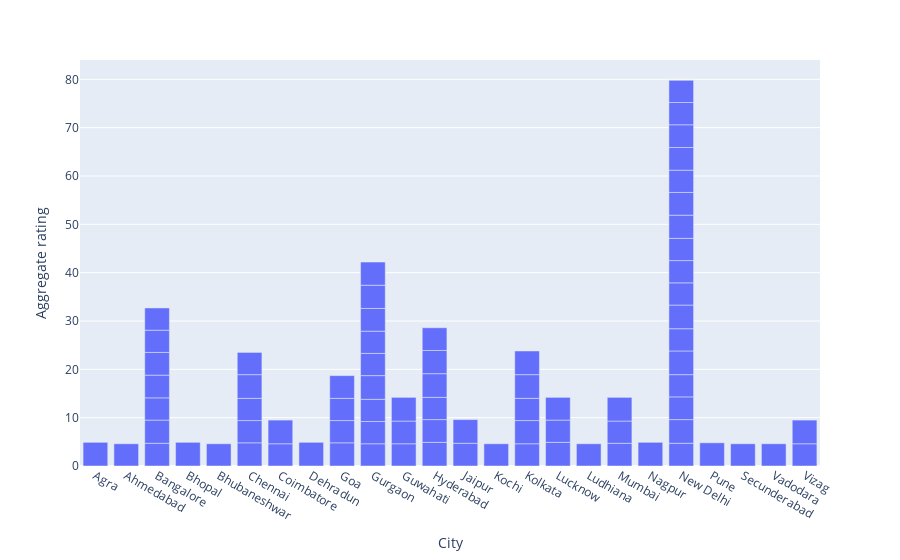

Write notebook code for a chart like this one.
### Markdown cell above
Top Rated restraunts city wise

### Code cell
figure=px.bar(top_rated,x='City',y='Aggregate rating')
figure.show()

### Figure 1 — Plotly figure (JSON) as saved in the notebook; plotly's stock layout.template omitted (floating-point values rounded to 4 significant figures)
{"data": [{"alignmentgroup": "True", "hovertemplate": "City=%{x}<br>Aggregate rating=%{y}<extra></extra>", "legendgroup": "", "marker": {"color": "#636efa", "pattern": {"shape": ""}}, "name": "", "offsetgroup": "", "orientation": "v", "showlegend": false, "textposition": "auto", "type": "bar", "x": ["Agra", "Ahmedabad", "Bangalore", "Bangalore", "Bangalore", "Bangalore", "Bangalore", "Bangalore", "Bangalore", "Bhopal", "Bhubaneshwar", "Chennai", "Chennai", "Chennai", "Chennai", "Chennai", "Coimbatore", "Coimbatore", "Dehradun", "Goa", "Goa", "Goa", "Goa", "Gurgaon", "Gurgaon", "Gurgaon", "Gurgaon", "Gurgaon", "Gurgaon", "Gurgaon", "Gurgaon", "Gurgaon", "Guwahati", "Guwahati", "Guwahati", "Hyderabad", "Hyderabad", "Hyderabad", "Hyderabad", "Hyderabad", "Hyderabad", "Jaipur", "Jaipur", "Kochi", "Kolkata", "Kolkata", "Kolkata", "Kolkata", "Kolkata", "Lucknow", "Lucknow", "Lucknow", "Ludhiana", "Mumbai", "Mumbai", "Mumbai", "Nagpur", "New Delhi", "New Delhi", "New Delhi", "New Delhi", "New Delhi", "New Delhi", "New Delhi", "New Delhi", "New Delhi", "New Delhi", "New Delhi", "New Delhi", "New Delhi", "New Delhi", "New Delhi", "New Delhi", "New Delhi", "Pune", "Secunderabad", "Vadodara", "Vizag", "Vizag"], "xaxis": "x", "y": [4.9, 4.6, 4.7, 4.8, 4.6, 4.7, 4.7, 4.6, 4.6, 4.9, 4.6, 4.8, 4.6, 4.6, 4.9, 4.6, 4.6, 4.9, 4.9, 4.8, 4.6, 4.6, 4.7, 4.6, 4.6, 4.6, 4.9, 4.6, 4.6, 4.7, 4.8, 4.8, 4.6, 4.7, 4.9, 4.9, 4.7, 4.6, 4.9, 4.8, 4.7, 4.7, 4.9, 4.6, 4.6, 4.8, 4.6, 4.9, 4.9, 4.9, 4.6, 4.7, 4.6, 4.7, 4.6, 4.9, 4.9, 4.7, 4.9, 4.7, 4.6, 4.9, 4.6, 4.9, 4.6, 4.6, 4.6, 4.8, 4.7, 4.6, 4.7, 4.7, 4.6, 4.6, 4.8, 4.6, 4.6, 4.6, 4.9], "yaxis": "y"}], "layout": {"barmode": "relative", "legend": {"tracegroupgap": 0}, "margin": {"t": 60}, "xaxis": {"anchor": "y", "domain": [0, 1], "title": {"text": "City"}}, "yaxis": {"anchor": "x", "domain": [0, 1], "title": {"text": "Aggregate rating"}}}}
